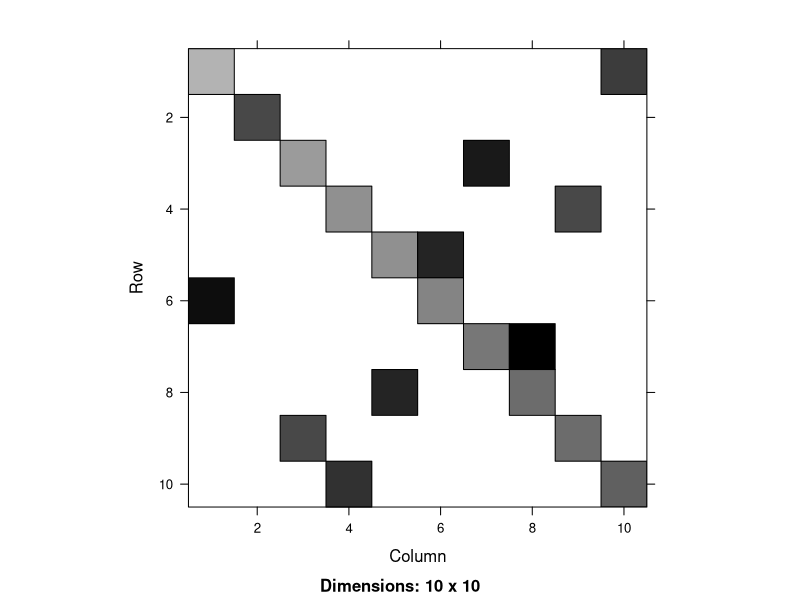

This figure's R source:
# Matrix Package: Triangles
library(Matrix)

matrixRows <- 10 # just a tiny example
matrixCols <- 10
valueInRow <- c(1:matrixRows, sample(1:matrixRows,10))
valueInCol <- c(1:matrixCols, sample(1:matrixCols,10))
newSparseMatrix <- sparseMatrix(i = valueInRow,
                                j = valueInCol,
                                dims = c(matrixRows, matrixCols),
                                x = c(1:(matrixRows*2))
)

newSparseMatrix
# graphic representation of a sparse matrix
image(newSparseMatrix)

# extracting upper and lower triangles
tril(newSparseMatrix) # return the lower triangle
triu(newSparseMatrix) # return the upper triangle

# Matrix adds column means and sums
colMeans(newSparseMatrix)
rowSums(newSparseMatrix)

# Matrix contains advanced matrix tools
# facmul - multiplications by decomposition factors
# expand - expand a decomposition into factors
# Hilbert - create a Hilbert Matrix
Hilbert(3)
# nnzero - the number of nonzero values in a matrix